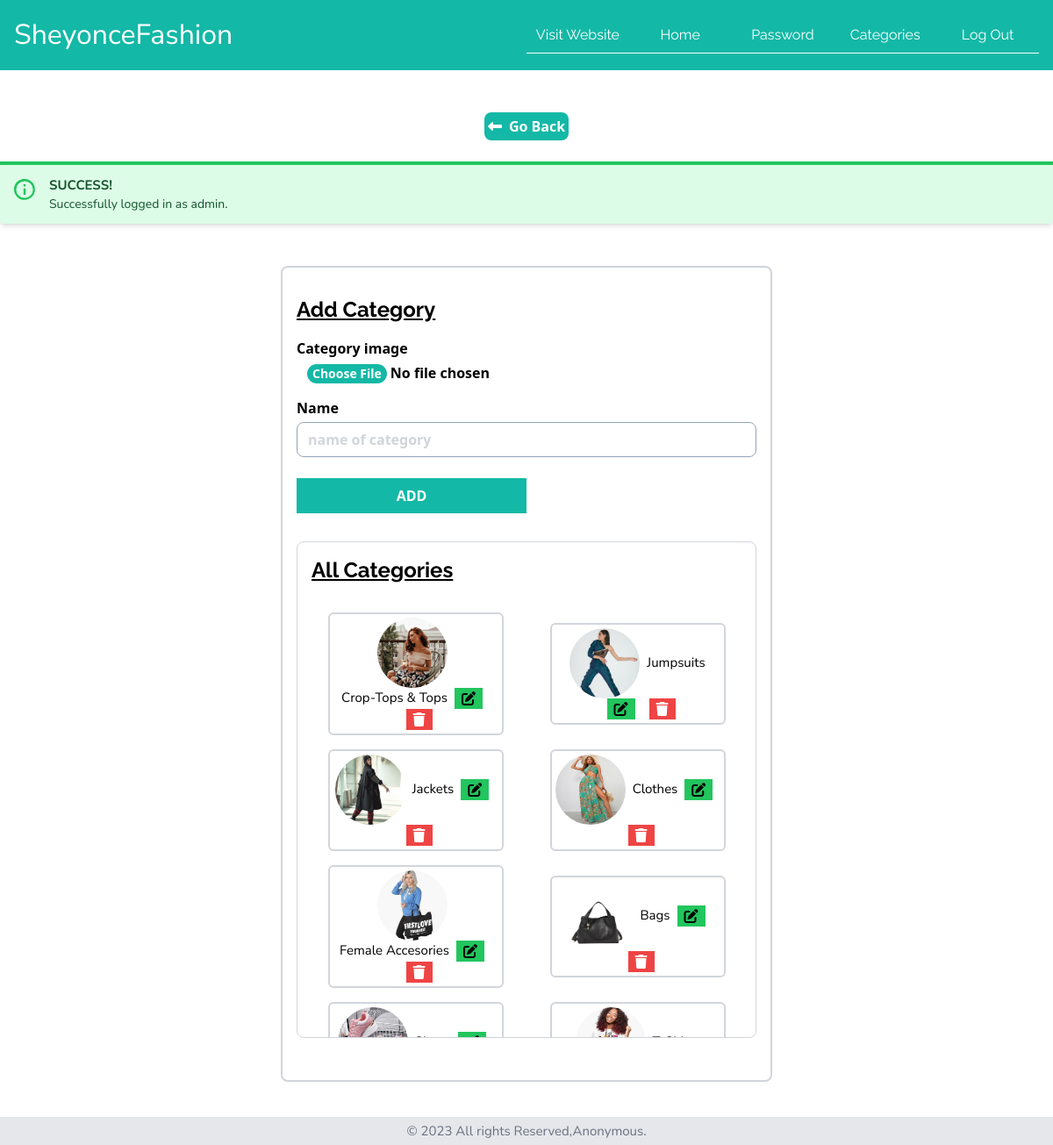
The page /admin_panel/categories.php (signed in) on the database its author committed.
### tables this page shows
CREATE TABLE `tbl_category` (
  `id` int(11) NOT NULL,
  `cat_name` varchar(56) NOT NULL,
  `cat_image` text NOT NULL
);

### admin_panel/categories.php (the view, shortened to what this page needs)
<?php
include '../config/config.inc.php';
?>
<?php
include 'partials/header-add.php';
?>
<div class=" my-6  lg:mt-12 w-full flex justify-center">
<a href="index" class="w-auto p-1 font-semibold bg-teal-500 text-white rounded-lg "><i class="fa-solid fa-left-long mr-2"></i>Go Back</a>
</div>
<?php
                if(isset($_SESSION['login'])){
                    echo $_SESSION['login'];
                }
            ?>
<div class="w-full lg:flex justify-center items-center p-2 mt-2 ">
<div class="testimny__wrapper w-full  lg:p-4  lg:w-1/2">
<div class="small_wrap border-2 border-gray-300 rounded-lg p-2 lg:p-4">
    <form action="" method="post" enctype="multipart/form-data">
   <h2 class="font-bold text-2xl my-4 underline">Add  Category</h2>
   <div class="from__grp">
   <div class="font-semibold">
        <label class="block mb-1" for="forms-labelOverInputCode">Category image</label>
        <input class="w-full h-10 px-3 focus:outline-none file:border-0  file:rounded-full file:text-sm file: file:bg-teal-500 file:text-white" type="file" name="image" required>
      </div>
   <div class="font-semibold">
        <label class="block mb-1" for="forms-labelOverInputCode">Name</label>
        <input class="w-full h-10 px-3 text-base placeholder-gray-300 border border-slate-400 rounded-lg focus:outline-none" type="text" placeholder="name of category" name="name" required/>
      </div>
      <input class="w-1/2 h-10 px-3 mt-6 font-semibold bg-teal-500 text-white  focus:outline-none" type="submit" name="add_main_cat" value="ADD"/>
   </div>
    </form>
    <div id="add_sub" class="border border-gray-300 rounded-lg  w-full my-8 ">
    <h2 class="font-bold text-2xl my-4 underline ml-4">All Categories</h2>
    <div class="mony__wrapper p-2  w-full max-h-[500px] flex flex-wrap justify-around items-center overflow-scroll">
<?php
$sql = "SELECT * FROM tbl_category  order by id DESC";
$res = mysqli_query($conn, $sql);
$count = mysqli_num_rows($res);
if($count>0){
while($row=mysqli_fetch_assoc($res)){
    $id = $row['id'];
    $name = $row['cat_name'];
    $c_img = '../assets/images/cats/'.$row['cat_image'];
    ?>
     <div class="card my-2 lg:w-[200px] border-2 rounded-md p-1 border-gray-300">
<div class="cation flex justify-center items-center flex-wrap">
  <div>
    <img src="<?php echo $c_img; ?>" class="w-[80px] h-[80px] rounded-full mr-2">
  </div>
<p class="capitalize"><?php echo $name; ?></p>
<a href="update-cat?id=<?php echo $id; ?>" class=" bg-green-500 px-2 mx-2"><i class="fa-solid fa-pen-to-square"></i></a>
    <a href="categories?id=<?php echo $id; ?>&cat_image=<?php echo $c_img; ?>" class="bg-red-500 text-white px-2 ml-2 hover:text-white hover:bg-teal-700"><i class="fa-solid fa-trash"></i></a>
</div>
    </div>
                <?php
}   }else{
 echo '
 <div class="w-full text-center bg-teal-500 p-6 text-white font-bold">
                <p>No categoriest</p>
              </div>
 ';
}
?>
       </div>
    </div>
</div>
</div>
</div>
<?php include 'partials/footer.php'; ?>

### admin_panel/partials/header-add.php (shortened to what this page needs)
<!DOCTYPE html>
<html lang="en">
<head>
    <link rel="stylesheet" href="../assets/css/output.css">
    <link rel="stylesheet" href="../assets/css/custom.css">
</head>
<body>
    <header class="relative w-full h-[80px] bg-teal-500 text-white flex justify-between items-center px-4">
<div class="text-2xl ">
<p style="font-size:2rem">SheyonceFashion</p>
</div>
<div class="w-full h-full lg:w-1/2  hidden lg:flex">
<ul class="flex justify-end items-center name w-full h-full">
    <li class="flex justify-center items-center hover:text-teal-500 hover:bg-white bg-teal-500 transition-all ease-linear w-full p-2 border-b border-white text-white capitalize"><a href="../">visit website</a></li>
    <li class="flex justify-center items-center hover:text-teal-500 hover:bg-white bg-teal-500 transition-all ease-linear w-full p-2 border-b border-white text-white capitalize"><a href="index">Home</a></li>
    <li class="flex justify-center items-center hover:text-teal-500 hover:bg-white bg-teal-500 transition-all ease-linear w-full p-2 border-b border-white text-white capitalize"><a href="password">Password</a></li>
    <li class="flex justify-center items-center hover:text-teal-500 hover:bg-white bg-teal-500 transition-all ease-linear w-full p-2 border-b border-white text-white capitalize"><a href="categories">Categories</a></li>
    <li class="flex justify-center items-center hover:text-teal-500 hover:bg-white bg-teal-500 transition-all ease-linear w-full p-2 border-b border-white text-white capitalize"><a href="logout">log out</a></li>
</ul>
</div>
    </header>

### admin_panel/partials/footer.php (shortened to what this page needs)
<footer class="static bottom-0 text-xs bg-gray-200 p-2 mt-4">
<p class="text-center text-gray-500">&copy; 2023 All rights Reserved,Anonymous.</p>
</footer>
</body>
</html>

### assets/css/custom.css (style rules this page uses)
.name,td,th { font-family: 'Raleway', sans-serif; }
h2,.price { font-family: 'Raleway', sans-serif; font-weight: 500; font-size: 24px; }
p { font-family: 'Nunito Sans', sans-serif; font-weight: 400; font-size: 15px; }
.underline { text-decoration-color:#FFD700; text-decoration: underline; }

### rows shown on the page
tbl_category: cat_image (picture), cat_name "Crop-Tops & Tops"
tbl_category: cat_image (picture), cat_name "Jumpsuits"
tbl_category: cat_image (picture), cat_name "Jackets"
tbl_category: cat_image (picture), cat_name "Clothes"
tbl_category: cat_image (picture), cat_name "Female Accesories"
tbl_category: cat_image (picture), cat_name "Bags"
tbl_category: cat_image (picture)
tbl_category: cat_image (picture)

### other values the page prints
$_SESSION['login'] "SUCCESS! Successfully logged in as admin."
